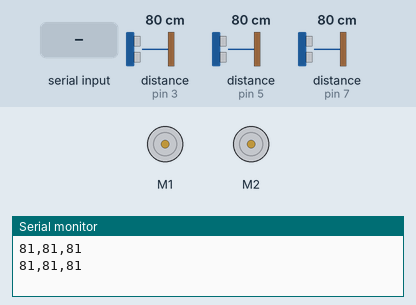
The sketch below on a simulated Arduino Uno, built with avr-gcc and run on an emulated ATmega328P. Shown: 2 × DC motor (green arrow = forward, orange = backward, longer = faster), the last lines printed to the serial monitor. The test bench sets the inputs (shaded band); at power-on: distance to the obstacle (sensors on pin 3, pin 5, pin 7) 80 cm. The echo pulse lasts 58.3 µs per cm.

Above: at 2.8 s.
2.9 s: "2" received over the second serial link
At 4.23 s:
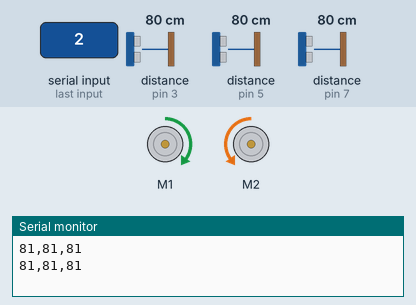
6.1 s: "0" received over the second serial link
At 7.3 s:
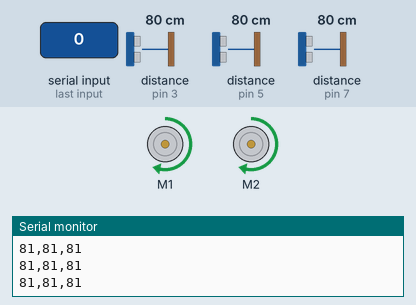
9.1 s: "3" received over the second serial link
At 9.86 s:
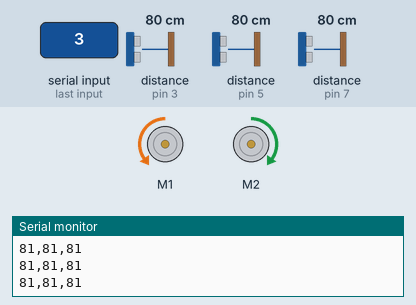
Timing chart, 0 to 12.1 s (numbered marks = the images above; inputs shaded):
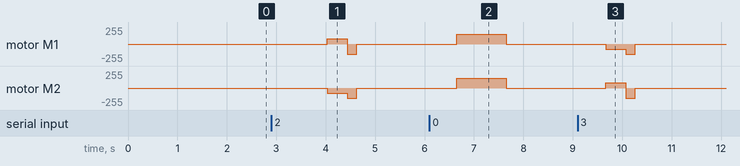

Measured:
- after the input at 2.9 s, motor M1: stopped → forward 80/255 after 1.1 s, → backward 150/255 0.40 s later, → stopped 0.20 s later; motor M2: stopped → backward 80/255 after 1.1 s, → backward 150/255 0.40 s later, → stopped 0.20 s later
- after the input at 6.1 s, motor M1, motor M2: stopped → forward 150/255 after 0.55 s, → stopped 1.0 s later
- after the input at 9.1 s, motor M1: stopped → backward 80/255 after 0.57 s, → backward 150/255 0.40 s later, → stopped 0.20 s later; motor M2: stopped → forward 80/255 after 0.57 s, → backward 150/255 0.40 s later, → stopped 0.20 s later

The sketch:

navigation.ino
```cpp
#include <Wire.h>
#include <NewPing.h> //https://bitbucket.org/teckel12/arduino-new-ping/downloads/ NEEDED FOR UltraSonic sensors
#include <Adafruit_MotorShield.h>
#include "utility/Adafruit_MS_PWMServoDriver.h"
#include <SoftwareSerial.h>

//LEFT
#define LFT_TRIGGER_PIN 2
#define LFT_ECHO_PIN 3
//FRONT
#define FRNT_TRIGGER_PIN 4
#define FRNT_ECHO_PIN 5
//RIGHT
#define RGHT_TRIGGER_PIN 6
#define RGHT_ECHO_PIN 7

#define MAX_DISTANCE 200 //MAX DISTANCE FOR THE SENSORS


SoftwareSerial BTdevice(0,1);
String string;
char command;

//Sensor value list
int sensorValue[3] = {0,0,0};

NewPing sonar_left(LFT_TRIGGER_PIN, LFT_ECHO_PIN, MAX_DISTANCE);
NewPing sonar_front(FRNT_TRIGGER_PIN, FRNT_ECHO_PIN, MAX_DISTANCE);
NewPing sonar_right(RGHT_TRIGGER_PIN, RGHT_ECHO_PIN, MAX_DISTANCE);


Adafruit_MotorShield AFMS = Adafruit_MotorShield();
Adafruit_DCMotor *rightMotor1 = AFMS.getMotor(1);
Adafruit_DCMotor *leftMotor2 = AFMS.getMotor(2);

void setup()
{
  AFMS.begin();
  Serial.begin(9600);
  BTdevice.begin(9600);
}

void loop()
{

  //int dF = distFront();
  //int dR = distRight();
  //int dL = distLeft();

  //read sensor values
  readSensors();

  //BTdevice.write("BTDEVICE");

  //send sensor values (list) to Rasp
  for(int k=0; k<3; k++)
  {
    Serial.print(sensorValue[k]);
    if(k<2){
      Serial.print(',');
    }

  }
  Serial.println();
  delay(2000);

  //recieve message from Rasp (ATM if msg = 1 move forward
  if (BTdevice.available() > 0){
    int msg = BTdevice.read();
    //Serial.println(msg);
    if(msg == 49)
    {
      forward();
      delay(1000);
      stopMotors();
    }
    if(msg == 48)
    {
      backward();
      delay(1000);
      stopMotors();
    }
    if(msg == 50)
    {
      right();
      delay(400);
      forward();
      delay(200);
      stopMotors();
    }
    if(msg == 51)
    {
      left();
      delay(400);
      forward();
      delay(200);
      stopMotors();
    }
  }

  //movement template
  /*if(dF > 5 && dR > 5 && dL > 5)
  {
     forward();
     delay(1000);
  }
  else
  {
    stopMotors();
  }*/

  //sonic sensor test
  //delay(1000);
  //int luku = sonar_front.ping_cm();
  //int luku2 = sonar_left.ping_cm();
  //int luku3 = sonar_right.ping_cm();
  //Serial.println("Front_sensor: Cm");
  //Serial.print(luku);
  //Serial.println("left_sensor: Cm");
  //Serial.print(luku2);
  //Serial.println("right_sensor: Cm");
  //Serial.print(luku3);
  /*
  if (Serial.available() > 0)
  {
    if (Serial.read() == '1')
    {
        rightMotor1 ->setSpeed(150);
        leftMotor2 ->setSpeed(150);
        rightMotor1 ->run(FORWARD);
        leftMotor2 ->run(FORWARD);
    }
    if (Serial.read() == '0')
    {
        rightMotor1 ->setSpeed(0);
        leftMotor2 ->setSpeed(0);
        rightMotor1 ->run(BRAKE);
        leftMotor2 ->run(BRAKE);
    }
  }
  */

}

//SONAR SENSORS

void readSensors()
{
  sensorValue[0] = distFront();
  sensorValue[1] = distLeft();
  sensorValue[2] = distRight();
}

int distFront()
{
  int dF = sonar_front.ping_cm();
  return dF;
}

int distRight()
{
  int dR = sonar_right.ping_cm();
  return dR;
}

int distLeft()
{
  int dL = sonar_left.ping_cm();
  return dL;
}

//MOVEMENT OPTIONS
//Default speed 150, MAX = 255
void forward()
{
  rightMotor1 -> setSpeed(150);
  leftMotor2 -> setSpeed(150);
  rightMotor1 -> run(BACKWARD);
  leftMotor2 -> run(BACKWARD);
}

void backward()
{
  rightMotor1 -> setSpeed(150);
  leftMotor2 -> setSpeed(150);
  rightMotor1 -> run(FORWARD);
  leftMotor2 -> run(FORWARD);
}

void left()
{
  rightMotor1 -> setSpeed(80);
  leftMotor2 -> setSpeed(80);
  rightMotor1 -> run(BACKWARD);
  leftMotor2 -> run(FORWARD);
}

void right()
{
  rightMotor1 -> setSpeed(80);
  leftMotor2 -> setSpeed(80);
  rightMotor1 -> run(FORWARD);
  leftMotor2 -> run(BACKWARD);
}

void stopMotors()
{
  rightMotor1 -> setSpeed(0);
  leftMotor2 -> setSpeed(0);
  rightMotor1 -> run(BRAKE);
  leftMotor2 -> run(BRAKE);
}
```
